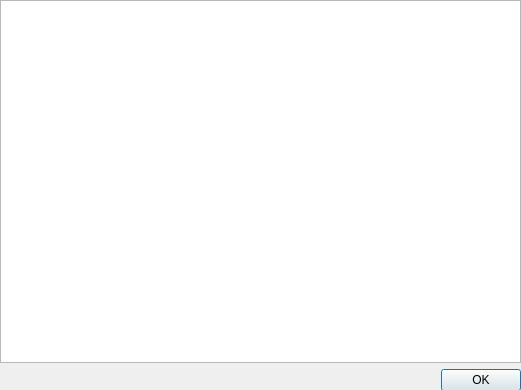
<?xml version="1.0" encoding="UTF-8"?>
<ui version="4.0">
 <class>Dialog</class>
 <widget class="QDialog" name="Dialog">
  <property name="geometry">
   <rect>
    <x>0</x>
    <y>0</y>
    <width>521</width>
    <height>390</height>
   </rect>
  </property>
  <property name="windowTitle">
   <string>Dialog</string>
  </property>
  <widget class="QWidget" name="verticalLayoutWidget">
   <property name="geometry">
    <rect>
     <x>0</x>
     <y>0</y>
     <width>521</width>
     <height>391</height>
    </rect>
   </property>
   <layout class="QVBoxLayout" name="verticalLayout">
    <item>
     <widget class="QTableWidget" name="tableWidget"/>
    </item>
    <item>
     <widget class="QDialogButtonBox" name="buttonBox">
      <property name="orientation">
       <enum>Qt::Horizontal</enum>
      </property>
      <property name="standardButtons">
       <set>QDialogButtonBox::Ok</set>
      </property>
     </widget>
    </item>
   </layout>
  </widget>
 </widget>
 <resources/>
 <connections>
  <connection>
   <sender>buttonBox</sender>
   <signal>accepted()</signal>
   <receiver>Dialog</receiver>
   <slot>accept()</slot>
   <hints>
    <hint type="sourcelabel">
     <x>248</x>
     <y>254</y>
    </hint>
    <hint type="destinationlabel">
     <x>157</x>
     <y>274</y>
    </hint>
   </hints>
  </connection>
  <connection>
   <sender>buttonBox</sender>
   <signal>rejected()</signal>
   <receiver>Dialog</receiver>
   <slot>reject()</slot>
   <hints>
    <hint type="sourcelabel">
     <x>316</x>
     <y>260</y>
    </hint>
    <hint type="destinationlabel">
     <x>286</x>
     <y>274</y>
    </hint>
   </hints>
  </connection>
 </connections>
</ui>
